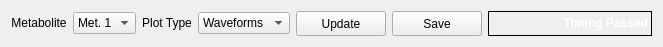
   <widget class="QWidget" name="layoutWidget">
    <property name="geometry">
     <rect>
      <x>260</x>
      <y>890</y>
      <width>663</width>
      <height>41</height>
     </rect>
    </property>
    <layout class="QGridLayout" name="gridLayout_4">
     <item row="1" column="2">
      <widget class="QLabel" name="label_met_sel_4">
       <property name="sizePolicy">
        <sizepolicy hsizetype="Fixed" vsizetype="Fixed">
         <horstretch>0</horstretch>
         <verstretch>0</verstretch>
        </sizepolicy>
       </property>
       <property name="text">
        <string>Plot Type</string>
       </property>
       <property name="alignment">
        <set>Qt::AlignCenter</set>
       </property>
      </widget>
     </item>
     <item row="1" column="0">
      <widget class="QLabel" name="label_met_sel">
       <property name="sizePolicy">
        <sizepolicy hsizetype="Fixed" vsizetype="Fixed">
         <horstretch>0</horstretch>
         <verstretch>0</verstretch>
        </sizepolicy>
       </property>
       <property name="text">
        <string>Metabolite</string>
       </property>
       <property name="alignment">
        <set>Qt::AlignCenter</set>
       </property>
      </widget>
     </item>
     <item row="1" column="3">
      <widget class="QComboBox" name="combo_plot_sel">
       <property name="sizePolicy">
        <sizepolicy hsizetype="Fixed" vsizetype="Fixed">
         <horstretch>0</horstretch>
         <verstretch>0</verstretch>
        </sizepolicy>
       </property>
       <item>
        <property name="text">
         <string>Waveforms</string>
        </property>
       </item>
       <item>
        <property name="text">
         <string>2D k-space</string>
        </property>
       </item>
       <item>
        <property name="text">
         <string>3D k-space</string>
        </property>
       </item>
      </widget>
     </item>
     <item row="1" column="1">
      <widget class="QComboBox" name="combo_met_sel">
       <property name="sizePolicy">
        <sizepolicy hsizetype="Fixed" vsizetype="Fixed">
         <horstretch>0</horstretch>
         <verstretch>0</verstretch>
        </sizepolicy>
       </property>
       <property name="editable">
        <bool>false</bool>
       </property>
       <property name="currentIndex">
        <number>0</number>
       </property>
       <property name="maxVisibleItems">
        <number>3</number>
       </property>
       <item>
        <property name="text">
         <string>Met. 1</string>
        </property>
       </item>
       <item>
        <property name="text">
         <string>Met. 2</string>
        </property>
       </item>
       <item>
        <property name="text">
         <string>Met. 3</string>
        </property>
       </item>
      </widget>
     </item>
     <item row="1" column="5">
      <widget class="QPushButton" name="button_save">
       <property name="minimumSize">
        <size>
         <width>90</width>
         <height>25</height>
        </size>
       </property>
       <property name="maximumSize">
        <size>
         <width>90</width>
         <height>16777215</height>
        </size>
       </property>
       <property name="toolTip">
        <string>&lt;html&gt;&lt;head/&gt;&lt;body&gt;&lt;p&gt;Save sequence to file&lt;/p&gt;&lt;/body&gt;&lt;/html&gt;</string>
       </property>
       <property name="text">
        <string>Save</string>
       </property>
      </widget>
     </item>
     <item row="1" column="4">
      <widget class="QPushButton" name="button_update">
       <property name="minimumSize">
        <size>
         <width>90</width>
         <height>25</height>
        </size>
       </property>
       <property name="maximumSize">
        <size>
         <width>90</width>
         <height>16777215</height>
        </size>
       </property>
       <property name="toolTip">
        <string>&lt;html&gt;&lt;head/&gt;&lt;body&gt;&lt;p&gt;Update sequence timing&lt;/p&gt;&lt;/body&gt;&lt;/html&gt;</string>
       </property>
       <property name="text">
        <string>Update</string>
       </property>
      </widget>
     </item>
     <item row="1" column="6">
      <widget class="QLabel" name="time_label">
       <property name="font">
        <font>
         <weight>75</weight>
         <bold>true</bold>
        </font>
       </property>
       <property name="autoFillBackground">
        <bool>false</bool>
       </property>
       <property name="frameShape">
        <enum>QFrame::Box</enum>
       </property>
       <property name="text">
        <string>&lt;html&gt;&lt;head/&gt;&lt;body&gt;&lt;p&gt;&lt;span style=&quot; color:#ffffff;&quot;&gt;Timing Passed&lt;/span&gt;&lt;/p&gt;&lt;/body&gt;&lt;/html&gt;</string>
       </property>
       <property name="textFormat">
        <enum>Qt::AutoText</enum>
       </property>
       <property name="alignment">
        <set>Qt::AlignRight|Qt::AlignTrailing|Qt::AlignVCenter</set>
       </property>
      </widget>
     </item>
    </layout>
   </widget>
